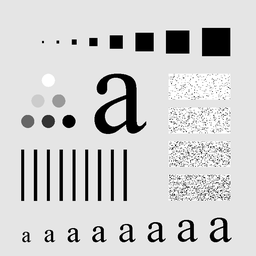
#> input picture HW3/a.tif, 256 x 256 px, shrunk from 688 x 688 before the run
$ python HW3-Q2.py
#> lines starting #> are read from the running program, lines starting #| are printed output that depends on the picture
#!/usr/bin/env python
# coding: utf-8

# In[3]:


import cv2 as cv
import numpy as np
import matplotlib.pyplot as plt
import math
def filtering(img , filter_type , _filter , D0 ):
    rows , cols = img.shape
    # making pad zero
    pad_img = cv.copyMakeBorder(img , 0 , rows , 0 , cols , cv.BORDER_CONSTANT )
    # calculate fft transform
    dft = cv.dft(np.float32(pad_img), flags=cv.DFT_COMPLEX_OUTPUT)
    dft_shift = np.fft.fftshift(dft)


    if filter_type == 'ideal':
        for u in range(dft_shift.shape[0]):
            for v in range(dft_shift.shape[1]):
                D = math.sqrt(((u - rows) ** 2) + ((v - cols) ** 2))
                if _filter == 'lowpass':
                    if D>D0 :
                        dft_shift[u, v] = 0
                if _filter == 'highpass':
                    if D<=D0 :
                        dft_shift[u, v] = 0

    if filter_type == 'Butterworth':
        for u in range(dft_shift.shape[0]):
            for v in range(dft_shift.shape[1]):
                D = math.sqrt(((u - rows) ** 2) + ((v - cols) ** 2))
                n=2
                if _filter == 'lowpass':
                    dft_shift[u, v] = dft_shift[u, v] / (1 + ((D / D0) ** (2 * n)))

                if _filter == 'highpass':
                    dft_shift[u, v] = dft_shift[u, v] * ((D ** (2 * n)) / ((D0 ** (2 * n)) + (D ** (2 * n))))


    if filter_type == 'Gaussian':
        for u in range(dft_shift.shape[0]):
            for v in range(dft_shift.shape[1]):
                D = np.sqrt(((u - rows) ** 2) + ((v - cols) ** 2))

                if _filter == 'lowpass':
                    dft_shift[u, v] = dft_shift[u, v] * (np.exp(-(D ** 2) / (2 * D0 ** 2)))

                if _filter == 'highpass':
                    dft_shift[u, v] = dft_shift[u, v] * (1 - np.exp(-(D ** 2) / (2 * D0 ** 2)))


    # inverse fft to get new image after filtering
    dft_ishift = np.fft.ifftshift(dft_shift)
    img_back = cv.idft(dft_ishift)
    img_back = cv.magnitude(img_back[:, :, 0], img_back[:, :, 1])
    img_back = cv.normalize(img_back, None, alpha=0, beta=255, norm_type=cv.NORM_MINMAX, dtype=cv.CV_8U)

    # cropping pad image
    img_back = img_back[0 : rows , 0 : cols]
    return img_back


img = cv.imread('a.tif' , 0)
#> img is the input picture: shape (256, 256); min 0, max 255, mean 207.3
cv.imshow('ILP' , filtering(img , 'ideal' , 'lowpass' , 50 ))
#> in filtering, `pad_img = cv.copyMakeBorder(img , 0 , rows , 0 , cols , cv.BORDER_CONS..`:
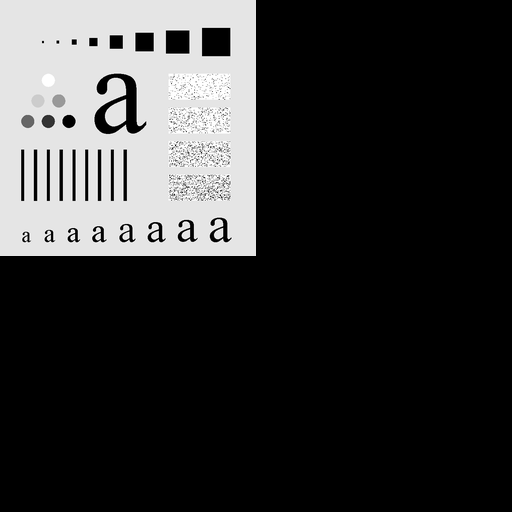
#> pad_img: shape (512, 512); min 0, max 255, mean 51.8
#> in filtering, `img_back = img_back[0 : rows , 0 : cols]`:
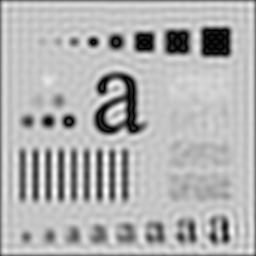
#> img_back: shape (256, 256); min 0, max 255, mean 177.8
cv.imshow('IHP' , filtering(img , 'ideal' , 'highpass' , 50 ))
cv.imshow('BLP' , filtering(img , 'Butterworth' , 'lowpass' , 100 ))
#> call 3 of filtering, with filter_type = 'Butterworth', _filter = 'lowpass', D0 = 100
#> in filtering (call 3), `img_back = img_back[0 : rows , 0 : cols]`:
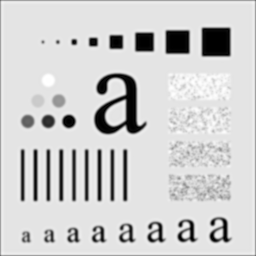
#> img_back: shape (256, 256); min 0, max 255, mean 205.6
cv.imshow('BHP' , filtering(img , 'Butterworth' , 'highpass' , 100 ))
#> call 4 of filtering, with filter_type = 'Butterworth', _filter = 'highpass', D0 = 100
#> in filtering (call 4), `img_back = cv.magnitude(img_back[:, :, 0], img_back[:, :, 1])`:
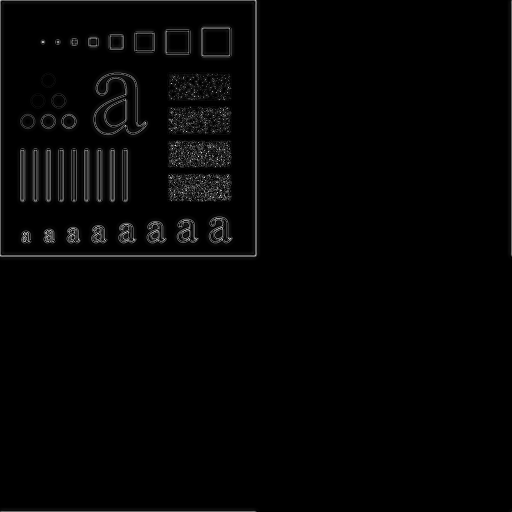
#> img_back: shape (512, 512) float32; min 4.92e-07, max 41405660, mean 675895.8; drawn with min black and max white
#> in filtering (call 4), `img_back = img_back[0 : rows , 0 : cols]`:
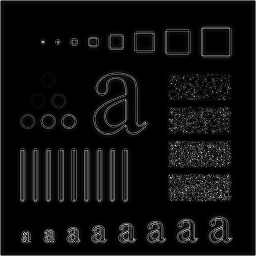
#> img_back: shape (256, 256); min 0, max 255, mean 14.4
cv.imshow('GLP' , filtering(img , 'Gaussian' , 'lowpass' ,200 ))
#> in filtering (call 5), `img_back = img_back[0 : rows , 0 : cols]`:
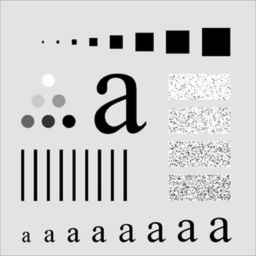
#> img_back: shape (256, 256); min 0, max 255, mean 205.2
cv.imshow('GHP' , filtering(img , 'Gaussian' , 'highpass' , 200 ))
#> in filtering (call 6), `img_back = img_back[0 : rows , 0 : cols]`:
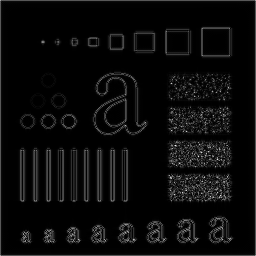
#> img_back: shape (256, 256); min 0, max 255, mean 11.1


cv.waitKey(0)
cv.destroyAllWindows()
